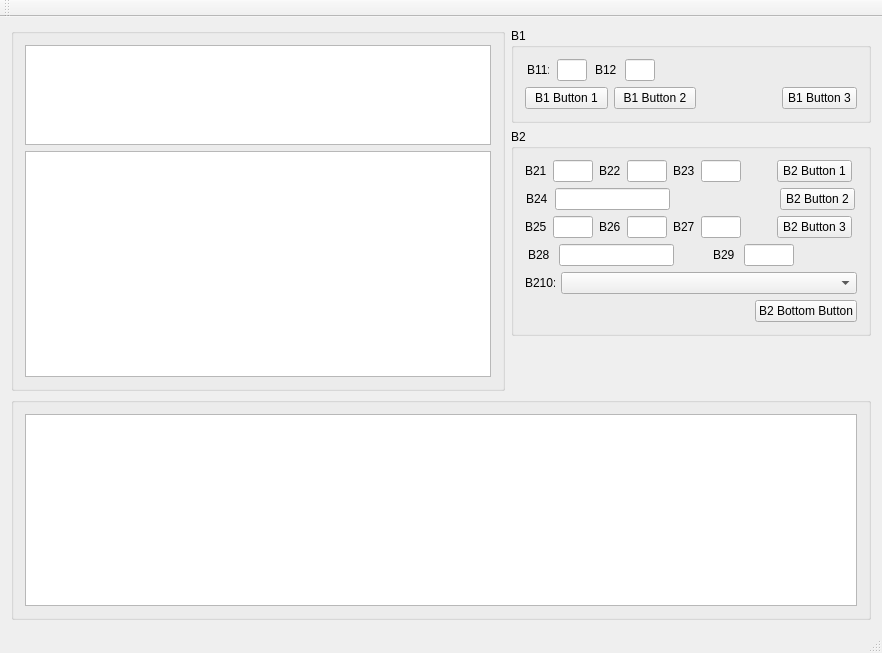
<?xml version="1.0" encoding="UTF-8"?>
<ui version="4.0">
 <class>MainWindow</class>
 <widget class="QMainWindow" name="MainWindow">
  <property name="geometry">
   <rect>
    <x>0</x>
    <y>0</y>
    <width>882</width>
    <height>653</height>
   </rect>
  </property>
  <property name="windowTitle">
   <string>MainWindow</string>
  </property>
  <widget class="QWidget" name="centralWidget">
   <layout class="QVBoxLayout" name="verticalLayout_6">
    <item>
     <layout class="QHBoxLayout" name="horizontalLayout_9">
      <item>
       <widget class="QGroupBox" name="groupBox">
        <property name="title">
         <string/>
        </property>
        <layout class="QVBoxLayout" name="verticalLayout_4">
         <item>
          <widget class="QListWidget" name="listWidget">
           <property name="sizePolicy">
            <sizepolicy hsizetype="Expanding" vsizetype="Minimum">
             <horstretch>0</horstretch>
             <verstretch>0</verstretch>
            </sizepolicy>
           </property>
           <property name="maximumSize">
            <size>
             <width>16777215</width>
             <height>100</height>
            </size>
           </property>
          </widget>
         </item>
         <item>
          <widget class="QTextEdit" name="textEdit"/>
         </item>
        </layout>
       </widget>
      </item>
      <item>
       <layout class="QVBoxLayout" name="verticalLayout_3">
        <item>
         <widget class="QGroupBox" name="groupBox_4">
          <property name="title">
           <string>B1</string>
          </property>
          <layout class="QVBoxLayout" name="verticalLayout">
           <item>
            <layout class="QHBoxLayout" name="horizontalLayout">
             <item>
              <widget class="QLabel" name="label">
               <property name="maximumSize">
                <size>
                 <width>22</width>
                 <height>16777215</height>
                </size>
               </property>
               <property name="text">
                <string>B11:</string>
               </property>
              </widget>
             </item>
             <item>
              <widget class="QLineEdit" name="lineEdit">
               <property name="sizePolicy">
                <sizepolicy hsizetype="Minimum" vsizetype="Fixed">
                 <horstretch>0</horstretch>
                 <verstretch>0</verstretch>
                </sizepolicy>
               </property>
               <property name="maximumSize">
                <size>
                 <width>30</width>
                 <height>16777215</height>
                </size>
               </property>
              </widget>
             </item>
             <item>
              <widget class="QLabel" name="label_2">
               <property name="maximumSize">
                <size>
                 <width>22</width>
                 <height>16777215</height>
                </size>
               </property>
               <property name="text">
                <string>B12:</string>
               </property>
              </widget>
             </item>
             <item>
              <widget class="QLineEdit" name="lineEdit_2">
               <property name="sizePolicy">
                <sizepolicy hsizetype="Minimum" vsizetype="Fixed">
                 <horstretch>0</horstretch>
                 <verstretch>0</verstretch>
                </sizepolicy>
               </property>
               <property name="maximumSize">
                <size>
                 <width>30</width>
                 <height>16777215</height>
                </size>
               </property>
              </widget>
             </item>
             <item>
              <spacer name="horizontalSpacer">
               <property name="orientation">
                <enum>Qt::Horizontal</enum>
               </property>
               <property name="sizeType">
                <enum>QSizePolicy::Minimum</enum>
               </property>
               <property name="sizeHint" stdset="0">
                <size>
                 <width>200</width>
                 <height>20</height>
                </size>
               </property>
              </spacer>
             </item>
            </layout>
           </item>
           <item>
            <layout class="QHBoxLayout" name="horizontalLayout_2">
             <item>
              <widget class="QPushButton" name="pushButton">
               <property name="text">
                <string>B1 Button 1</string>
               </property>
              </widget>
             </item>
             <item>
              <widget class="QPushButton" name="pushButton_2">
               <property name="text">
                <string>B1 Button 2</string>
               </property>
              </widget>
             </item>
             <item>
              <spacer name="horizontalSpacer_2">
               <property name="orientation">
                <enum>Qt::Horizontal</enum>
               </property>
               <property name="sizeType">
                <enum>QSizePolicy::Minimum</enum>
               </property>
               <property name="sizeHint" stdset="0">
                <size>
                 <width>80</width>
                 <height>20</height>
                </size>
               </property>
              </spacer>
             </item>
             <item>
              <widget class="QPushButton" name="pushButton_3">
               <property name="maximumSize">
                <size>
                 <width>75</width>
                 <height>16777215</height>
                </size>
               </property>
               <property name="text">
                <string>B1 Button 3</string>
               </property>
              </widget>
             </item>
            </layout>
           </item>
          </layout>
         </widget>
        </item>
        <item>
         <widget class="QGroupBox" name="groupBox_5">
          <property name="title">
           <string>B2</string>
          </property>
          <layout class="QVBoxLayout" name="verticalLayout_2">
           <item>
            <layout class="QHBoxLayout" name="horizontalLayout_3">
             <item>
              <widget class="QLabel" name="label_3">
               <property name="maximumSize">
                <size>
                 <width>22</width>
                 <height>16777215</height>
                </size>
               </property>
               <property name="text">
                <string>B21:</string>
               </property>
              </widget>
             </item>
             <item>
              <widget class="QLineEdit" name="lineEdit_3">
               <property name="sizePolicy">
                <sizepolicy hsizetype="Minimum" vsizetype="Fixed">
                 <horstretch>0</horstretch>
                 <verstretch>0</verstretch>
                </sizepolicy>
               </property>
               <property name="maximumSize">
                <size>
                 <width>40</width>
                 <height>16777215</height>
                </size>
               </property>
              </widget>
             </item>
             <item>
              <widget class="QLabel" name="label_4">
               <property name="maximumSize">
                <size>
                 <width>22</width>
                 <height>16777215</height>
                </size>
               </property>
               <property name="text">
                <string>B22:</string>
               </property>
              </widget>
             </item>
             <item>
              <widget class="QLineEdit" name="lineEdit_4">
               <property name="sizePolicy">
                <sizepolicy hsizetype="Minimum" vsizetype="Fixed">
                 <horstretch>0</horstretch>
                 <verstretch>0</verstretch>
                </sizepolicy>
               </property>
               <property name="maximumSize">
                <size>
                 <width>40</width>
                 <height>16777215</height>
                </size>
               </property>
              </widget>
             </item>
             <item>
              <widget class="QLabel" name="label_5">
               <property name="maximumSize">
                <size>
                 <width>22</width>
                 <height>16777215</height>
                </size>
               </property>
               <property name="text">
                <string>B23:</string>
               </property>
              </widget>
             </item>
             <item>
              <widget class="QLineEdit" name="lineEdit_5">
               <property name="sizePolicy">
                <sizepolicy hsizetype="Minimum" vsizetype="Fixed">
                 <horstretch>0</horstretch>
                 <verstretch>0</verstretch>
                </sizepolicy>
               </property>
               <property name="maximumSize">
                <size>
                 <width>40</width>
                 <height>16777215</height>
                </size>
               </property>
               <property name="text">
                <string/>
               </property>
              </widget>
             </item>
             <item>
              <spacer name="horizontalSpacer_3">
               <property name="orientation">
                <enum>Qt::Horizontal</enum>
               </property>
               <property name="sizeType">
                <enum>QSizePolicy::Minimum</enum>
               </property>
               <property name="sizeHint" stdset="0">
                <size>
                 <width>30</width>
                 <height>20</height>
                </size>
               </property>
              </spacer>
             </item>
             <item>
              <widget class="QPushButton" name="pushButton_4">
               <property name="maximumSize">
                <size>
                 <width>75</width>
                 <height>16777215</height>
                </size>
               </property>
               <property name="text">
                <string>B2 Button 1</string>
               </property>
              </widget>
             </item>
            </layout>
           </item>
           <item>
            <layout class="QHBoxLayout" name="horizontalLayout_4">
             <item>
              <widget class="QLabel" name="label_6">
               <property name="maximumSize">
                <size>
                 <width>22</width>
                 <height>16777215</height>
                </size>
               </property>
               <property name="text">
                <string>B24:</string>
               </property>
              </widget>
             </item>
             <item>
              <widget class="QLineEdit" name="lineEdit_6">
               <property name="sizePolicy">
                <sizepolicy hsizetype="Minimum" vsizetype="Fixed">
                 <horstretch>0</horstretch>
                 <verstretch>0</verstretch>
                </sizepolicy>
               </property>
               <property name="maximumSize">
                <size>
                 <width>115</width>
                 <height>16777215</height>
                </size>
               </property>
              </widget>
             </item>
             <item>
              <spacer name="horizontalSpacer_4">
               <property name="orientation">
                <enum>Qt::Horizontal</enum>
               </property>
               <property name="sizeType">
                <enum>QSizePolicy::Minimum</enum>
               </property>
               <property name="sizeHint" stdset="0">
                <size>
                 <width>103</width>
                 <height>20</height>
                </size>
               </property>
              </spacer>
             </item>
             <item>
              <widget class="QPushButton" name="pushButton_5">
               <property name="maximumSize">
                <size>
                 <width>75</width>
                 <height>16777215</height>
                </size>
               </property>
               <property name="text">
                <string>B2 Button 2</string>
               </property>
              </widget>
             </item>
            </layout>
           </item>
           <item>
            <layout class="QHBoxLayout" name="horizontalLayout_5">
             <item>
              <widget class="QLabel" name="label_7">
               <property name="maximumSize">
                <size>
                 <width>22</width>
                 <height>16777215</height>
                </size>
               </property>
               <property name="text">
                <string>B25:</string>
               </property>
              </widget>
             </item>
             <item>
              <widget class="QLineEdit" name="lineEdit_8">
               <property name="sizePolicy">
                <sizepolicy hsizetype="Minimum" vsizetype="Fixed">
                 <horstretch>0</horstretch>
                 <verstretch>0</verstretch>
                </sizepolicy>
               </property>
               <property name="maximumSize">
                <size>
                 <width>40</width>
                 <height>16777215</height>
                </size>
               </property>
              </widget>
             </item>
             <item>
              <widget class="QLabel" name="label_9">
               <property name="maximumSize">
                <size>
                 <width>22</width>
                 <height>16777215</height>
                </size>
               </property>
               <property name="text">
                <string>B26:</string>
               </property>
              </widget>
             </item>
             <item>
              <widget class="QLineEdit" name="lineEdit_9">
               <property name="sizePolicy">
                <sizepolicy hsizetype="Minimum" vsizetype="Fixed">
                 <horstretch>0</horstretch>
                 <verstretch>0</verstretch>
                </sizepolicy>
               </property>
               <property name="maximumSize">
                <size>
                 <width>40</width>
                 <height>16777215</height>
                </size>
               </property>
              </widget>
             </item>
             <item>
              <widget class="QLabel" name="label_8">
               <property name="maximumSize">
                <size>
                 <width>22</width>
                 <height>16777215</height>
                </size>
               </property>
               <property name="text">
                <string>B27:</string>
               </property>
              </widget>
             </item>
             <item>
              <widget class="QLineEdit" name="lineEdit_7">
               <property name="sizePolicy">
                <sizepolicy hsizetype="Minimum" vsizetype="Fixed">
                 <horstretch>0</horstretch>
                 <verstretch>0</verstretch>
                </sizepolicy>
               </property>
               <property name="maximumSize">
                <size>
                 <width>40</width>
                 <height>16777215</height>
                </size>
               </property>
               <property name="text">
                <string/>
               </property>
              </widget>
             </item>
             <item>
              <spacer name="horizontalSpacer_5">
               <property name="orientation">
                <enum>Qt::Horizontal</enum>
               </property>
               <property name="sizeType">
                <enum>QSizePolicy::Minimum</enum>
               </property>
               <property name="sizeHint" stdset="0">
                <size>
                 <width>30</width>
                 <height>20</height>
                </size>
               </property>
              </spacer>
             </item>
             <item>
              <widget class="QPushButton" name="pushButton_6">
               <property name="maximumSize">
                <size>
                 <width>75</width>
                 <height>16777215</height>
                </size>
               </property>
               <property name="text">
                <string>B2 Button 3</string>
               </property>
              </widget>
             </item>
            </layout>
           </item>
           <item>
            <layout class="QHBoxLayout" name="horizontalLayout_6">
             <item>
              <widget class="QLabel" name="label_10">
               <property name="maximumSize">
                <size>
                 <width>22</width>
                 <height>16777215</height>
                </size>
               </property>
               <property name="text">
                <string>B28:</string>
               </property>
              </widget>
             </item>
             <item>
              <widget class="QLineEdit" name="lineEdit_10">
               <property name="sizePolicy">
                <sizepolicy hsizetype="Minimum" vsizetype="Fixed">
                 <horstretch>0</horstretch>
                 <verstretch>0</verstretch>
                </sizepolicy>
               </property>
               <property name="maximumSize">
                <size>
                 <width>115</width>
                 <height>16777215</height>
                </size>
               </property>
               <property name="text">
                <string/>
               </property>
              </widget>
             </item>
             <item>
              <spacer name="horizontalSpacer_6">
               <property name="orientation">
                <enum>Qt::Horizontal</enum>
               </property>
               <property name="sizeType">
                <enum>QSizePolicy::Maximum</enum>
               </property>
               <property name="sizeHint" stdset="0">
                <size>
                 <width>30</width>
                 <height>20</height>
                </size>
               </property>
              </spacer>
             </item>
             <item>
              <widget class="QLabel" name="label_11">
               <property name="maximumSize">
                <size>
                 <width>22</width>
                 <height>16777215</height>
                </size>
               </property>
               <property name="text">
                <string>B29:</string>
               </property>
              </widget>
             </item>
             <item>
              <widget class="QLineEdit" name="lineEdit_11">
               <property name="sizePolicy">
                <sizepolicy hsizetype="Minimum" vsizetype="Fixed">
                 <horstretch>0</horstretch>
                 <verstretch>0</verstretch>
                </sizepolicy>
               </property>
               <property name="maximumSize">
                <size>
                 <width>50</width>
                 <height>16777215</height>
                </size>
               </property>
               <property name="text">
                <string/>
               </property>
              </widget>
             </item>
             <item>
              <spacer name="horizontalSpacer_7">
               <property name="orientation">
                <enum>Qt::Horizontal</enum>
               </property>
               <property name="sizeType">
                <enum>QSizePolicy::Minimum</enum>
               </property>
               <property name="sizeHint" stdset="0">
                <size>
                 <width>60</width>
                 <height>20</height>
                </size>
               </property>
              </spacer>
             </item>
            </layout>
           </item>
           <item>
            <layout class="QHBoxLayout" name="horizontalLayout_7">
             <item>
              <widget class="QLabel" name="label_12">
               <property name="maximumSize">
                <size>
                 <width>30</width>
                 <height>16777215</height>
                </size>
               </property>
               <property name="text">
                <string>B210:</string>
               </property>
              </widget>
             </item>
             <item>
              <widget class="QComboBox" name="comboBox">
               <property name="sizePolicy">
                <sizepolicy hsizetype="Minimum" vsizetype="Fixed">
                 <horstretch>0</horstretch>
                 <verstretch>0</verstretch>
                </sizepolicy>
               </property>
              </widget>
             </item>
            </layout>
           </item>
           <item>
            <layout class="QHBoxLayout" name="horizontalLayout_8">
             <item>
              <spacer name="horizontalSpacer_8">
               <property name="orientation">
                <enum>Qt::Horizontal</enum>
               </property>
               <property name="sizeType">
                <enum>QSizePolicy::Minimum</enum>
               </property>
               <property name="sizeHint" stdset="0">
                <size>
                 <width>230</width>
                 <height>20</height>
                </size>
               </property>
              </spacer>
             </item>
             <item>
              <widget class="QPushButton" name="pushButton_7">
               <property name="text">
                <string>B2 Bottom Button</string>
               </property>
              </widget>
             </item>
            </layout>
           </item>
          </layout>
         </widget>
        </item>
        <item>
         <spacer name="verticalSpacer">
          <property name="orientation">
           <enum>Qt::Vertical</enum>
          </property>
          <property name="sizeType">
           <enum>QSizePolicy::Expanding</enum>
          </property>
          <property name="sizeHint" stdset="0">
           <size>
            <width>20</width>
            <height>40</height>
           </size>
          </property>
         </spacer>
        </item>
       </layout>
      </item>
     </layout>
    </item>
    <item>
     <widget class="QGroupBox" name="groupBox_3">
      <property name="title">
       <string/>
      </property>
      <layout class="QVBoxLayout" name="verticalLayout_5">
       <item>
        <widget class="QTextEdit" name="textEdit_2">
         <property name="sizePolicy">
          <sizepolicy hsizetype="Expanding" vsizetype="Minimum">
           <horstretch>0</horstretch>
           <verstretch>0</verstretch>
          </sizepolicy>
         </property>
        </widget>
       </item>
      </layout>
     </widget>
    </item>
   </layout>
  </widget>
  <widget class="QMenuBar" name="menuBar">
   <property name="geometry">
    <rect>
     <x>0</x>
     <y>0</y>
     <width>882</width>
     <height>21</height>
    </rect>
   </property>
  </widget>
  <widget class="QToolBar" name="mainToolBar">
   <attribute name="toolBarArea">
    <enum>TopToolBarArea</enum>
   </attribute>
   <attribute name="toolBarBreak">
    <bool>false</bool>
   </attribute>
  </widget>
  <widget class="QStatusBar" name="statusBar"/>
 </widget>
 <layoutdefault spacing="6" margin="11"/>
 <resources/>
 <connections/>
</ui>
